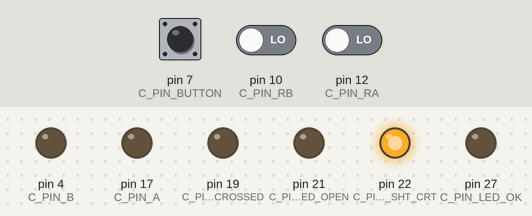
Bench run of a sketch on a simulated Arduino Mega 2560, built with avr-gcc and run on an emulated ATmega2560. Parts: output pins drawn as LEDs (lit = HIGH). Dashed ring = blinking. The inputs (shaded band) are chosen by the test bench; at power-on: pin 7 (C_PIN_BUTTON) LOW, pin 10 (C_PIN_RB) LOW, pin 12 (C_PIN_RA) LOW. What the sketch prints to the serial monitor is not drawn.

Above: at 1.2 s.
1.3 s: pin 7 (C_PIN_BUTTON) pulled HIGH for 0.15 s
At 1.7 s:
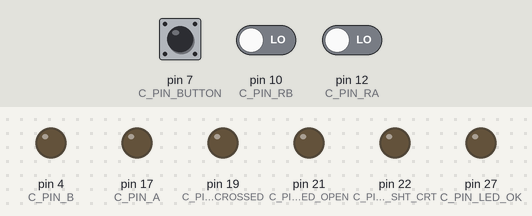
3.3 s: pin 7 (C_PIN_BUTTON) pulled HIGH for 3.2 s
At 3.42 s:
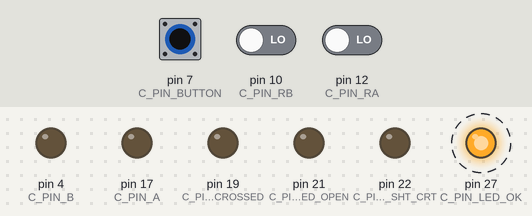
Timing chart, 0 to 8.3 s (numbered marks = the images above; inputs shaded):
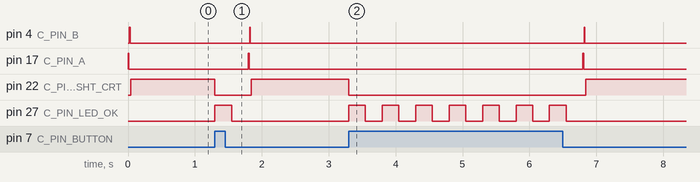

The sketch:

TestboardCable.ino
```cpp
// (licence header left out)
const int C_PIN_A = 17;
const int C_PIN_B = 4;
const int C_PIN_RA = 12;
const int C_PIN_RB = 10;
const int C_PIN_BUTTON = 7;
const int C_PIN_LED_OK = 27;
const int C_PIN_LED_SHT_CRT = 22;
const int C_PIN_LED_CROSSED = 19;
const int C_PIN_LED_OPEN = 21;

int test_ok = false;
int test_ok_b = false;
int test_ok_a = false;
int test_sht_crt = false;
int test_open = false;
int test_crossed = false;

int ra = false;
int rb = false;

void setup()
{
    Serial.begin(9600);
    pinMode(C_PIN_LED_OK, OUTPUT);
    pinMode(C_PIN_LED_SHT_CRT, OUTPUT);
    pinMode(C_PIN_LED_CROSSED, OUTPUT);
    pinMode(C_PIN_LED_OPEN, OUTPUT);
    pinMode(C_PIN_A, OUTPUT);
    pinMode(C_PIN_RA, INPUT);
    pinMode(C_PIN_B, OUTPUT);
    pinMode(C_PIN_RB, INPUT);
}

void loop()
{
    test_ok = false;
    test_ok_a = false;
    test_ok_b = false;
    test_sht_crt = false;
    test_open = false;
    test_crossed = false;
    digitalWrite(C_PIN_LED_CROSSED, test_crossed);
    digitalWrite(C_PIN_LED_OPEN, test_open);
    digitalWrite(C_PIN_LED_OK, test_ok);
    digitalWrite(C_PIN_LED_SHT_CRT, test_sht_crt);

    while (digitalRead(C_PIN_BUTTON))
    {
        digitalWrite(C_PIN_LED_OK, HIGH);
        delay(250);
        digitalWrite(C_PIN_LED_OK, LOW);
        delay(250);
    }
    // Reset Leds

    // Test A
    digitalWrite(C_PIN_A, HIGH);

    delay(10);

    ra = digitalRead(C_PIN_RA);
    rb = digitalRead(C_PIN_RB);
    Serial.println("TEST A:");
    Serial.println(ra);
    Serial.println(rb);

    // Detect Status
    if (ra == HIGH)
    {
        if (rb == HIGH)
        {
            test_open = true;
        }
        else
        {
            test_crossed = true;
        }
    }
    else if (rb == HIGH)
    {
        test_ok_a = true;
    }
    else
    {
        test_sht_crt = true;
    }

    digitalWrite(C_PIN_A, LOW);
    delay(10);

    // Test B
    digitalWrite(C_PIN_B, HIGH);
    delay(10);

    ra = digitalRead(C_PIN_RA);
    rb = digitalRead(C_PIN_RB);

    Serial.println("TEST B:");
    Serial.println(ra);
    Serial.println(rb);

    // Detect Status
    if (rb == HIGH)
    {
        if (ra == HIGH)
        {
            test_open = true;
        }
        else
        {
            test_crossed = true;
        }
    }
    else if (ra == HIGH)
    {
        test_ok_b = true;
    }
    else
    {
        test_sht_crt = true;
    }
    digitalWrite(C_PIN_B, LOW);
    delay(10);

    test_ok = test_ok_a * test_ok_b;
    digitalWrite(C_PIN_LED_CROSSED, test_crossed);
    digitalWrite(C_PIN_LED_OPEN, test_open);
    digitalWrite(C_PIN_LED_OK, test_ok);
    digitalWrite(C_PIN_LED_SHT_CRT, test_sht_crt);

    while (digitalRead(C_PIN_BUTTON))
    {
        /* code */
    }
    while (!digitalRead(C_PIN_BUTTON))
    {
        /* code */
    }
}
```

Measured:
- after the input at 1.3 s, pin 4 (C_PIN_B): LOW → HIGH after 0.52 s, → LOW 0.01 s later; pin 17 (C_PIN_A): LOW → HIGH after 0.50 s, → LOW 0.01 s later; pin 22 (C_PIN_LED_SHT_CRT): HIGH → LOW at once, → HIGH 0.54 s later; pin 27 (C_PIN_LED_OK): LOW → HIGH at once, → LOW 0.25 s later
- after the input at 3.3 s, pin 4 (C_PIN_B), pin 17 (C_PIN_A): LOW → HIGH after 3.5 s, → LOW 0.01 s later; pin 22 (C_PIN_LED_SHT_CRT): HIGH → LOW at once, → HIGH 3.5 s later; pin 27 (C_PIN_LED_OK): alternates HIGH for 0.25 s and LOW for 0.25 s, 14 changes in all, then stays LOW, starting at once
